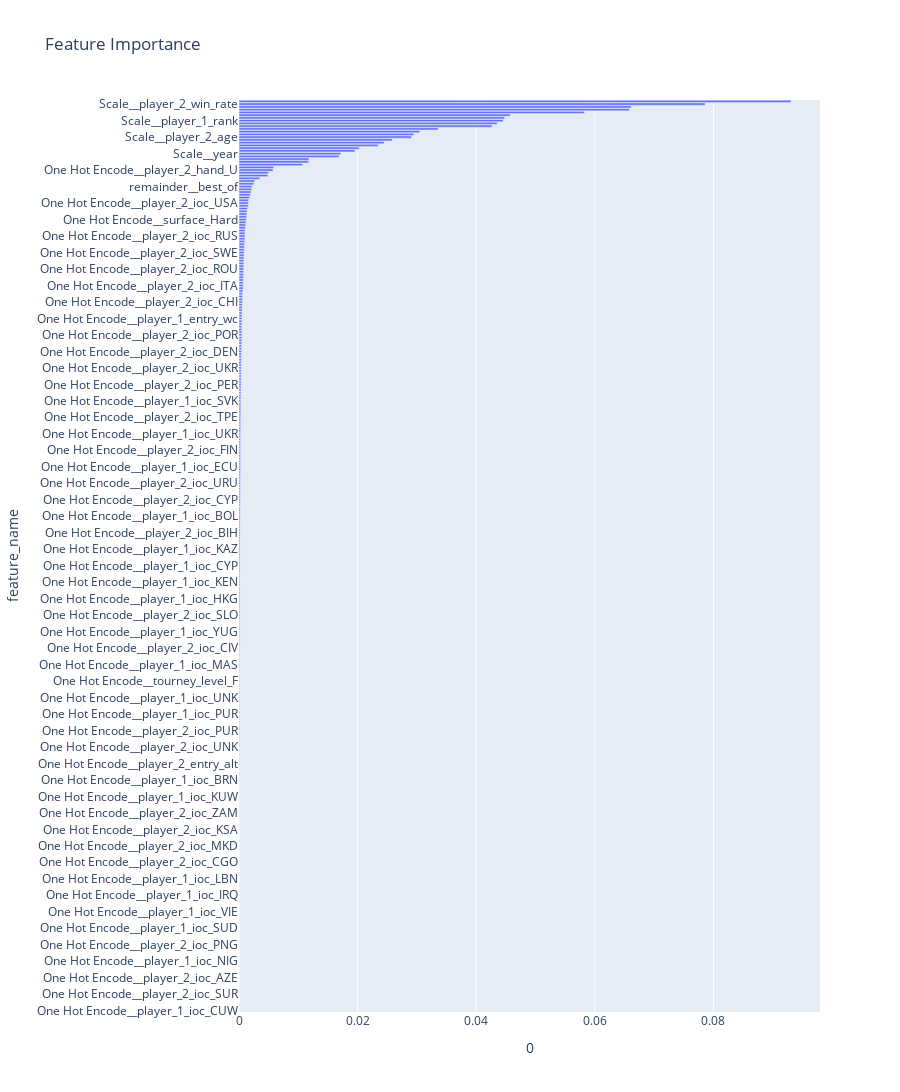

The notebook cell this image was saved under:
### Code cell
px.bar(feature_importance, y="feature_name", x=0, orientation="h", height=5000, title="Feature Importance")

### Figure 1 — Plotly figure (JSON) as saved in the notebook; plotly's stock layout.template omitted (floating-point values rounded to 4 significant figures; data arrays with more than 128 entries replaced by an {"elided": "..."} marker saying what was removed)
{"data": [{"alignmentgroup": "True", "hovertemplate": "0=%{x}<br>feature_name=%{y}<extra></extra>", "legendgroup": "", "marker": {"color": "#636efa", "pattern": {"shape": ""}}, "name": "", "offsetgroup": "", "orientation": "h", "showlegend": false, "textposition": "auto", "x": {"elided": "332 float values"}, "xaxis": "x", "y": {"elided": "332 str values"}, "yaxis": "y", "type": "bar"}], "layout": {"xaxis": {"anchor": "y", "domain": [0.0, 1.0], "title": {"text": "0"}}, "yaxis": {"anchor": "x", "domain": [0.0, 1.0], "title": {"text": "feature_name"}}, "legend": {"tracegroupgap": 0}, "title": {"text": "Feature Importance"}, "barmode": "relative", "height": 5000}}
